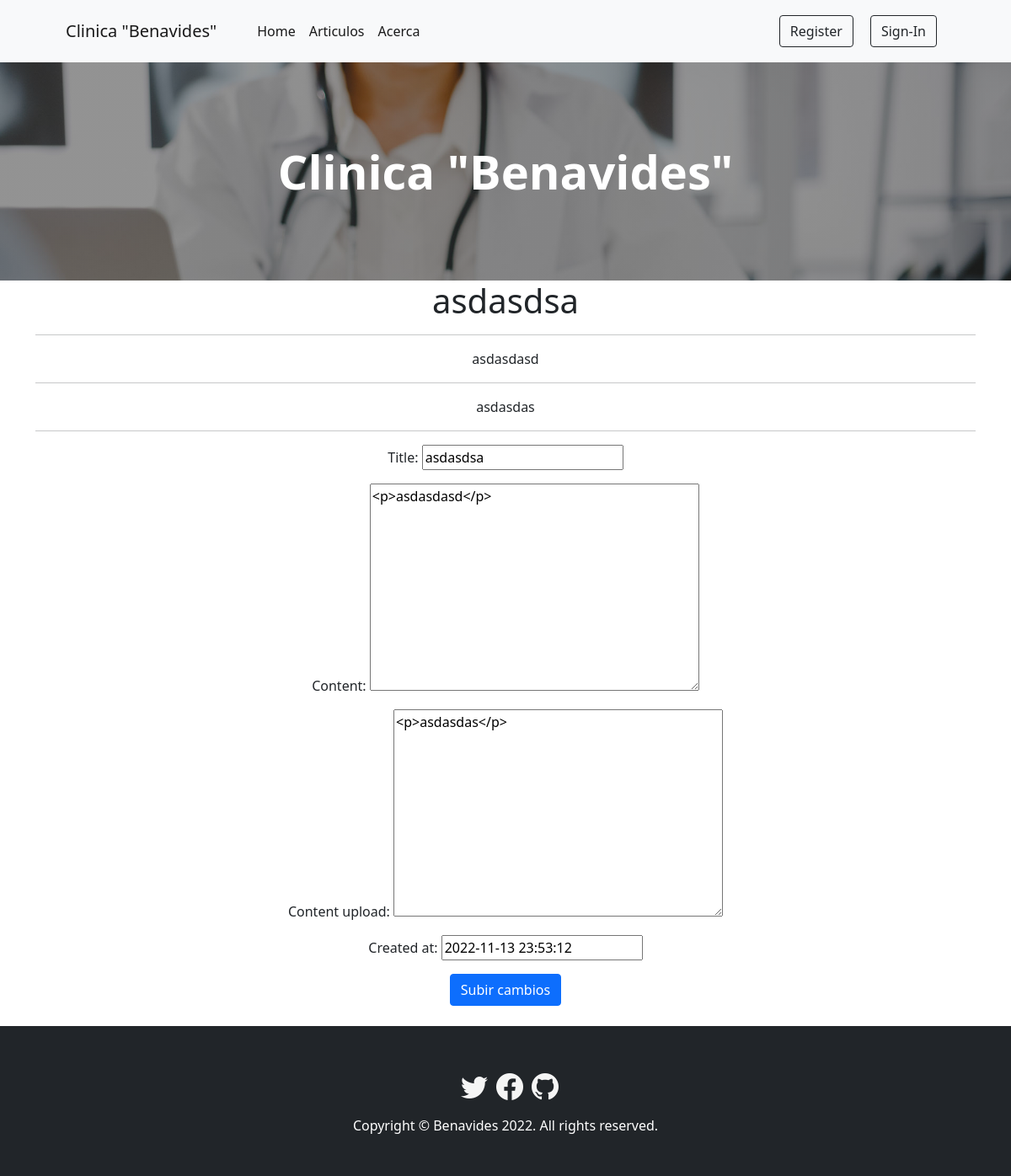
/detail/, run on the app's committed database.
### article/models.py (models this page shows)
class Article(models.Model):
    title = models.CharField(max_length=255)
    content = RichTextField(blank=True, null=True)
    content_upload = RichTextUploadingField(blank=True, null=True)
    created_at = models.DateTimeField(default=datetime.now, blank=True, null=True)

### article/views.py (the view)
# urls.py: path('detail/', detail, name='detail'),
def detail(request):
    article = Article.objects.get(pk=1)
    if request.method == 'POST':
        form = ArticleForm(request.POST, instance=article)
        if form.is_valid():
            form.save()
            return redirect('index')
    else:
        form = ArticleForm(instance=article)
    return render(request, 'articles_detail.html', {'article': article, 'form': form})

### article/forms.py
class ArticleForm(ModelForm):
    class Meta:
        model = Article
        fields = '__all__'

### article/templates/articles_detail.html (shortened to what this page needs)
{% extends 'index.html' %}
{% load static %}
{% block changes %}
<div class="container text-center">
    <h1>{{ article.title }}</h1>
    <hr>
    <p>{{ article.content | safe }}</p>
    <hr>
    <p>{{ article.content_upload | safe  }}</p>
    <hr>
    <form method="post">
        {{ form.as_p }}
        <button class="btn btn-primary" type="submit">Subir cambios</button>
    </form>
    <br>
</div>
    {% endblock %}

### data on the page
Article: title "asdasdsa", content "asdasdasd", content_upload "asdasdas", content "<p>asdasdasd</p>", content_upload "<p>asdasdas</p>", created_at "2022-11-13 23:53:12"
